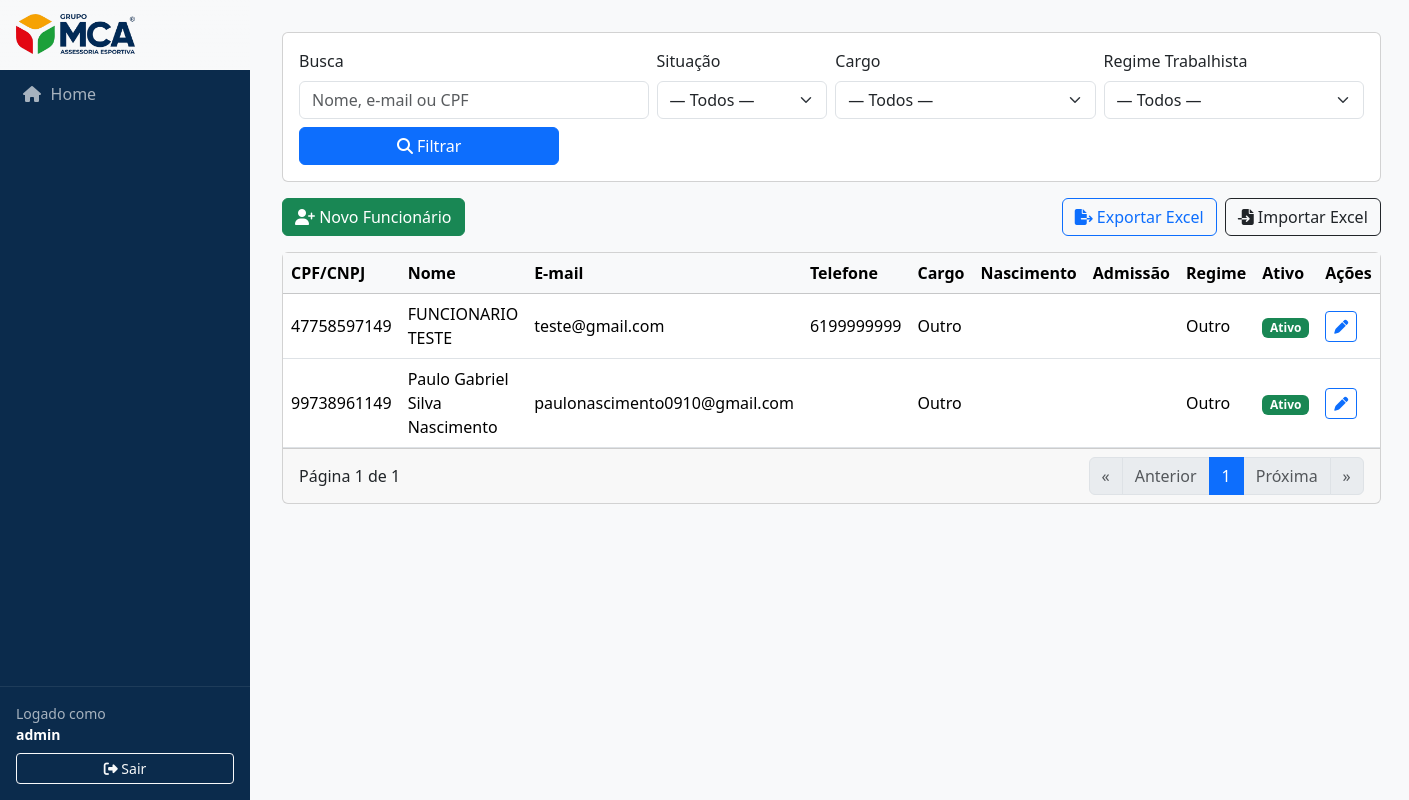
Before: /funcionarios/ (signed in) with the older database file.
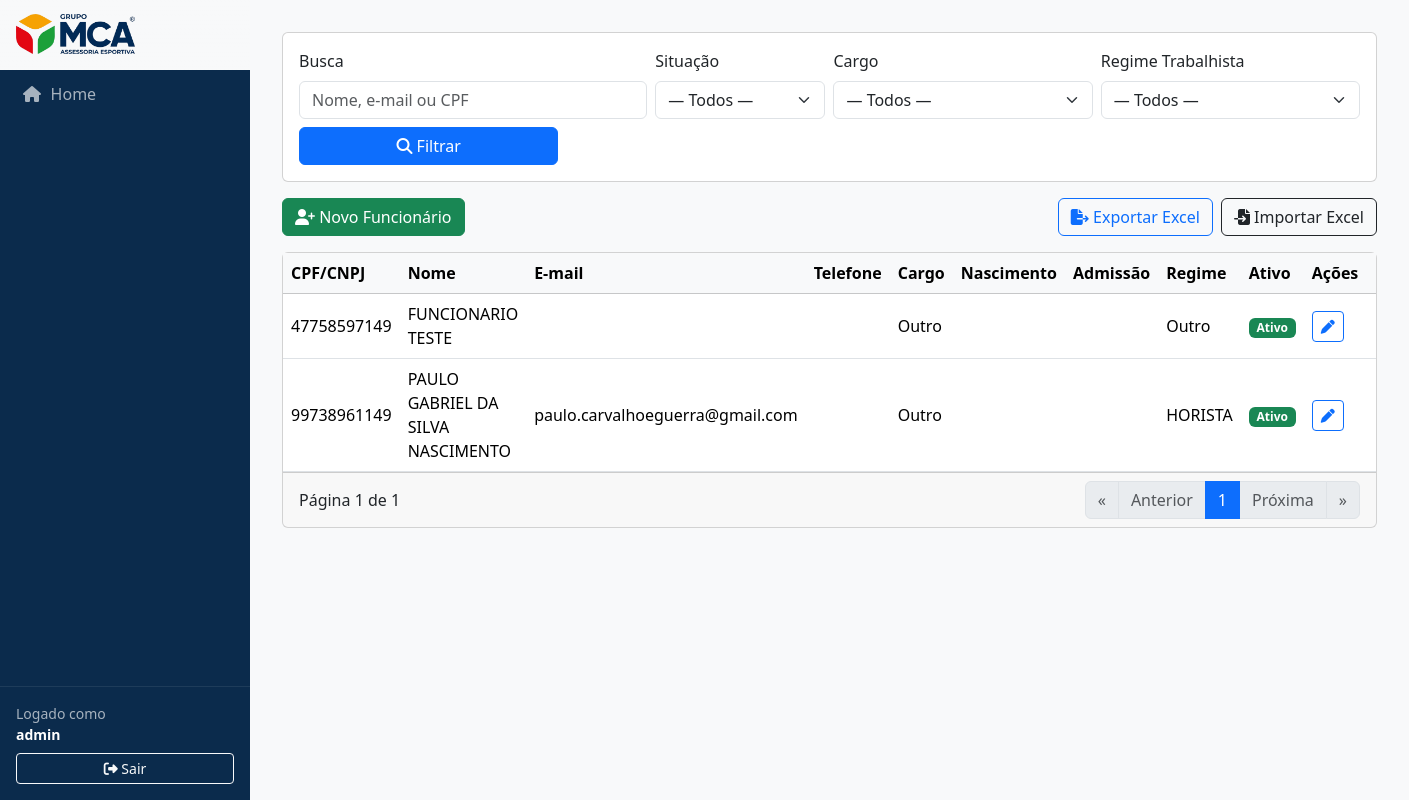
After: the same page with the newer database file.
### funcionarios/models.py (models this page shows, shortened)
class Funcionario(models.Model):
    user = models.OneToOneField(
        User, on_delete=models.CASCADE, related_name="funcionario",
        null=True, blank=True
    )
    cpf_cnpj = models.CharField("CPF/CNPJ", max_length=14, unique=True, validators=[DOC_VALIDATOR])
    nome = models.CharField("Nome", max_length=255)
    email = models.EmailField("E-mail", blank=True, validators=[EmailValidator()])
    telefone = models.CharField("Telefone", max_length=30, blank=True)
    rg = models.CharField("RG", max_length=20, blank=True)
    registro_cref = models.CharField("Registro CREF", max_length=30, blank=True)
    tam_uniforme = models.CharField("Tamanho do Uniforme", max_length=10, blank=True)
    data_nascimento = models.DateField("Data de Nascimento", null=True, blank=True)
    data_admissao = models.DateField("Data de Admissão", null=True, blank=True)
    class Cargo(models.TextChoices):
        ADMINISTRATIVO = "ADMIN", "Administrativo"
        FINANCEIRO = "FIN", "Financeiro"
        RH = "RH", "Recursos Humanos"
        PROFESSOR = "PROF", "Professor"    # ✅ alterado
        DIRETOR = "DIR", "Diretoria"
        OUTRO = "OUTRO", "Outro"
    cargo = models.CharField(
        "Cargo",
        max_length=20,
        choices=Cargo.choices,
        default=Cargo.OUTRO,
        db_index=True
    )
    class RegimeTrabalhista(models.TextChoices):
        CLT_HORISTA = "CLT_HORISTA", "CLT Horista"   # ✅ alterado
        CLT_NORMAL = "CLT_NORMAL", "CLT Normal"     # ✅ alterado
        ESTAGIARIO = "ESTAGIARIO", "Estagiário"
        PJ = "PJ", "Pessoa Jurídica"
        OUTRO = "OUTRO", "Outro"
    regime_trabalhista = models.CharField(
        "Regime Trabalhista",
        max_length=20,
        choices=RegimeTrabalhista.choices,
        default=RegimeTrabalhista.OUTRO,
        db_index=True,
    )
    ativo = models.BooleanField(default=True)
    created_at = models.DateTimeField("Criado em", auto_now_add=True)
    updated_at = models.DateTimeField("Atualizado em", auto_now=True)
    class Meta:
        ordering = ["nome", "id"]
        indexes = [
            models.Index(fields=["nome"]),
            models.Index(fields=["ativo"]),
            models.Index(fields=["cargo"]),
        ]
        verbose_name = "Funcionário"
        verbose_name_plural = "Funcionários"

### funcionarios/views.py (the view)
# urls.py: path("funcionarios/", views.list_funcionarios, name="list"),
@login_required
@user_passes_test(is_diretor,login_url='/turmas/')
def list_funcionarios(request):
    q = request.GET.get("q", "").strip()
    ativo = request.GET.get("ativo")
    regime = request.GET.get("regime")
    cargo = request.GET.get("cargo")
    ativo_bool = None
    if ativo in ("1", "0"):
        ativo_bool = (ativo == "1")
    qs = cs.buscar_funcionarios(q=q, ativo=ativo_bool, regime=regime, cargo=cargo)
    page = max(1, int(request.GET.get("page", "1") or 1))
    page_obj = Paginator(qs, 20).get_page(page)
    return render(request, "funcionarios/list.html", {
        "page_obj": page_obj,
        "q": q,
        "ativo": ativo,
        "regime": regime,
        "cargo": cargo,
        "CARGOS": Funcionario.Cargo.choices,
        "REGIMES": Funcionario.RegimeTrabalhista.choices,
        "base_qs": f"&q={q}&ativo={ativo}&regime={regime}&cargo={cargo}",
        "funcionario_form": FuncionarioForm()  # form no modal (vazio)
    })

### funcionarios/forms.py (shortened to what this page needs)
class FuncionarioForm(forms.ModelForm):
    class Meta:
        model = Funcionario
        fields = [
            "cpf_cnpj",
            "nome",
            "email",
            "telefone",
            "rg",                # ✅ novo
            "registro_cref",     # ✅ novo
            "tam_uniforme",      # ✅ novo
            "data_nascimento",
            "data_admissao",     # ✅ novo
            "cargo",
            "regime_trabalhista",
            "ativo",
        ]
        widgets = {
            "data_nascimento": forms.DateInput(attrs={"type": "date"}, format="%Y-%m-%d"),
            "data_admissao": forms.DateInput(attrs={"type": "date"}, format="%Y-%m-%d"),
            "cargo": forms.Select(choices=Funcionario.Cargo.choices),
            "regime_trabalhista": forms.Select(choices=Funcionario.RegimeTrabalhista.choices),
        }

### funcionarios/views.py (called while the page is built)
def is_diretor(user):
    return user.groups.filter(name='Diretoria').exists() or user.is_superuser

### templates/funcionarios/list.html (shortened to what the changed rows need)
{% extends "base.html" %}
{% block content %}
<div class="card">
  <div class="table-responsive">
    <table class="table table-hover align-middle mb-0">
      <thead class="table-light">
        <tr>
          <th>CPF/CNPJ</th>
          <th>Nome</th>
          <th>E-mail</th>
          <th>Telefone</th>
          <th>Cargo</th>
          <th>Nascimento</th>
          <th>Admissão</th>
          <th>Regime</th>
          <th>Ativo</th>
          <th style="width: 90px;">Ações</th>
        </tr>
      </thead>
      <tbody>
        {% for f in page_obj.object_list %}
        <tr>
          <td>{{ f.cpf_cnpj }}</td>
          <td>{{ f.nome }}</td>
          <td>{{ f.email }}</td>
          <td>{{ f.telefone }}</td>
          <td>{{ f.get_cargo_display }}</td>
          <td>{{ f.data_nascimento|date:"d/m/Y" }}</td>
          <td>{{ f.data_admissao|date:"d/m/Y" }}</td>
          <td>{{ f.get_regime_trabalhista_display }}</td>
          <td>
            {% if f.ativo %}
              <span class="badge text-bg-success">Ativo</span>
            {% else %}
              <span class="badge text-bg-secondary">Inativo</span>
            {% endif %}
          </td>
          <td>
            <button type="button" class="btn btn-sm btn-outline-primary"
                    data-bs-toggle="modal"
                    data-bs-target="#funcModal"
                    data-mode="edit"
                    data-id="{{ f.id }}"
                    data-cpf_cnpj="{{ f.cpf_cnpj }}"
                    data-nome="{{ f.nome|escape }}"
                    data-email="{{ f.email|default_if_none:'' }}"
                    data-telefone="{{ f.telefone|default_if_none:'' }}"
                    data-rg="{{ f.rg|default_if_none:'' }}"
                    data-registro_cref="{{ f.registro_cref|default_if_none:'' }}"
                    data-tam_uniforme="{{ f.tam_uniforme|default_if_none:'' }}"
                    data-data_nascimento="{{ f.data_nascimento }}"
                    data-data_admissao="{{ f.data_admissao }}"
                    data-cargo="{{ f.cargo }}"
                    data-regime="{{ f.regime_trabalhista }}"
                    data-ativo="{{ f.ativo|yesno:'1,0' }}">
              <i class="fa-solid fa-pen"></i>
            </button>
          </td>
        </tr>
        {% empty %}
        <tr><td colspan="10" class="text-center py-4">Nenhum funcionário encontrado.</td></tr>
        {% endfor %}
      </tbody>
    </table>
  </div>
</div>
{% endblock %}

Changed rows visible on the page:
changed Funcionario "FUNCIONARIO TESTE": email "teste@gmail.com" → (not shown); telefone "6199999999" → (not shown)
changed Funcionario: nome "Paulo Gabriel Silva Nascimento" → "PAULO GABRIEL DA SILVA NASCIMENTO"; email "paulonascimento0910@gmail.com" → "paulo.carvalhoeguerra@gmail.com"; regime_trabalhista "Outro" → "HORISTA"
